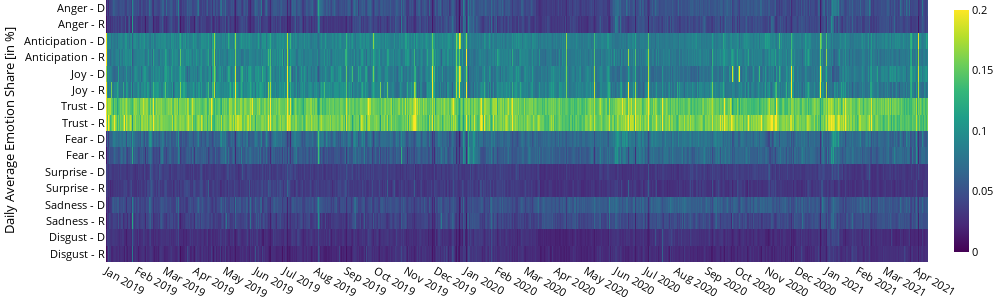

Write notebook code for a chart like this one.
### Code cell
y = [' - '.join(i) for i in df.index]

fig = go.Figure(data=go.Heatmap(
        z=df.values,
        x=df.columns,
        y=y,
        colorscale='viridis',
        zmax=0.2,
        zmid=0.6,
        zmin=0.,
        ))

fig.update_layout(
    xaxis_nticks=36,
    yaxis_autorange='reversed',
    yaxis_title='Daily Average Emotion Share [in %]',
    font_color='black',
    font_size=11,
    width=1000,
    height=300,
    margin=dict(l=0, r=0, t=0, b=0)
)
fig.update_traces(colorbar_thickness=15)

fig.show()
fig.write_image(_root_path + 'output/figures/emotions/emotion_heatmap_daily.png')
fig.write_html(_root_path + 'output/figures/emotions/emotion_heatmap_daily.html')

### Figure 1 — Plotly figure (JSON) as saved in the notebook; plotly's stock layout.template omitted (floating-point values rounded to 4 significant figures; data arrays with more than 128 entries replaced by an {"elided": "..."} marker saying what was removed)
{"data": [{"colorbar": {"thickness": 15}, "colorscale": [[0.0, "#440154"], [0.1111, "#482878"], [0.2222, "#3e4989"], [0.3333, "#31688e"], [0.4444, "#26828e"], [0.5556, "#1f9e89"], [0.6667, "#35b779"], [0.7778, "#6ece58"], [0.8889, "#b5de2b"], [1.0, "#fde725"]], "type": "heatmap", "x": {"elided": "834 str values"}, "y": ["Anger - D", "Anger - R", "Anticipation - D", "Anticipation - R", "Joy - D", "Joy - R", "Trust - D", "Trust - R", "Fear - D", "Fear - R", "Surprise - D", "Surprise - R", "Sadness - D", "Sadness - R", "Disgust - D", "Disgust - R"], "z": {"elided": "16x834 float values"}, "zmax": 0.2, "zmid": 0.6, "zmin": 0.0}], "layout": {"font": {"color": "black", "size": 11}, "height": 300, "margin": {"b": 0, "l": 0, "r": 0, "t": 0}, "width": 1000, "xaxis": {"nticks": 36}, "yaxis": {"autorange": "reversed", "title": {"text": "Daily Average Emotion Share [in %]"}}}}
